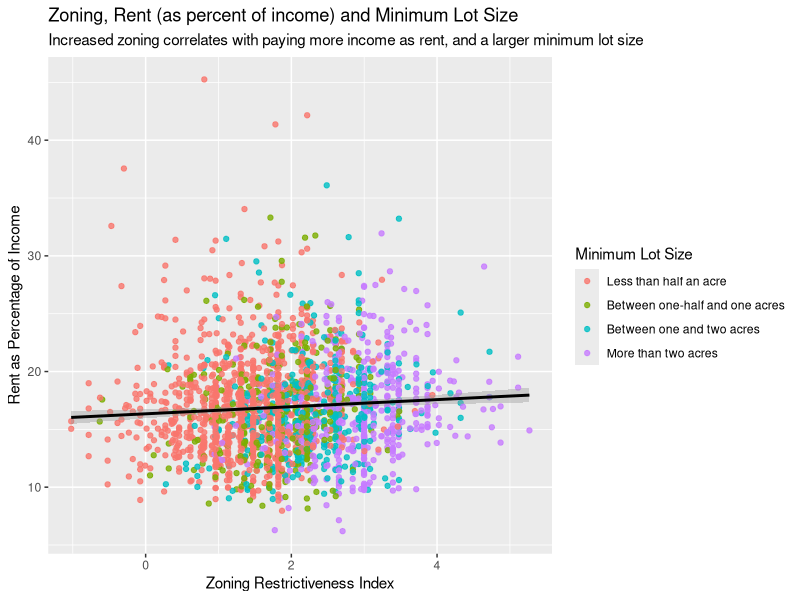
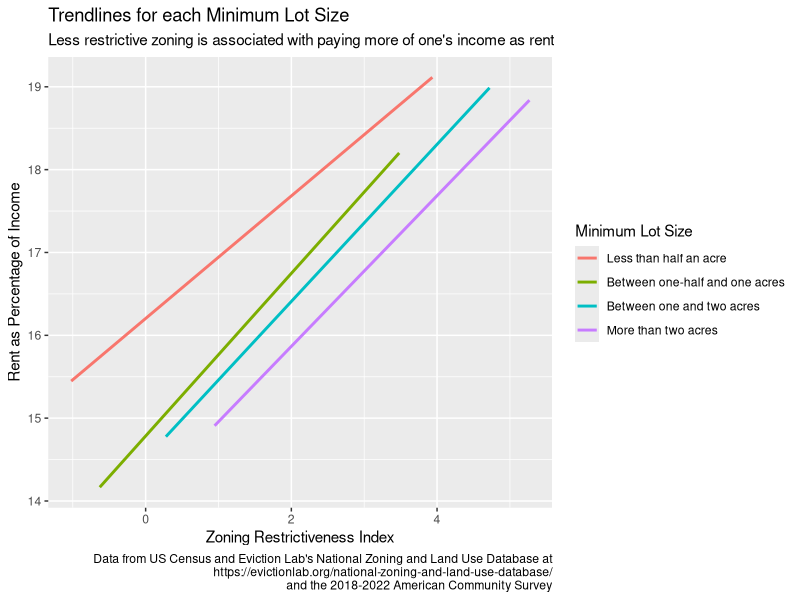
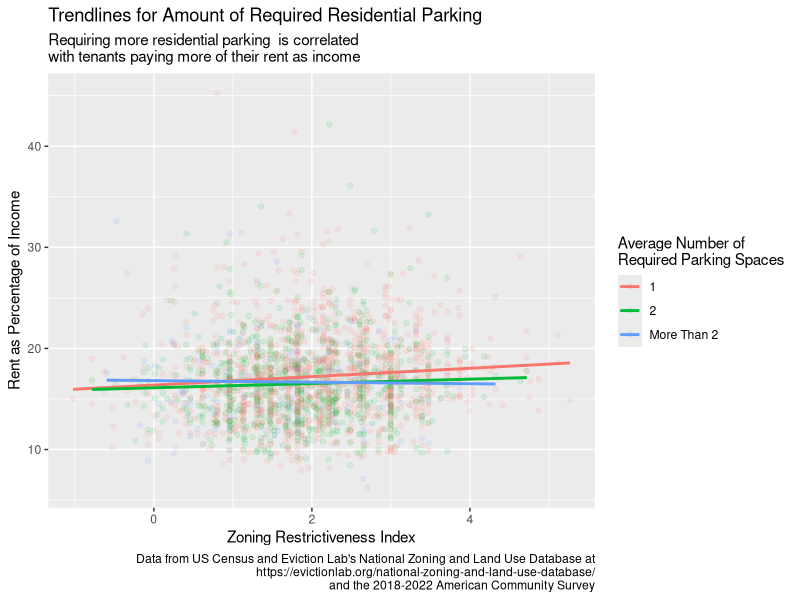
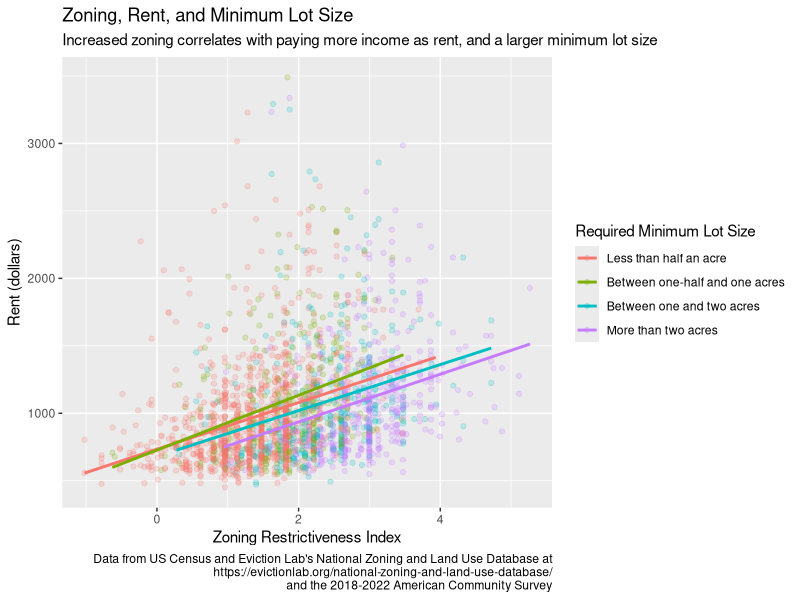
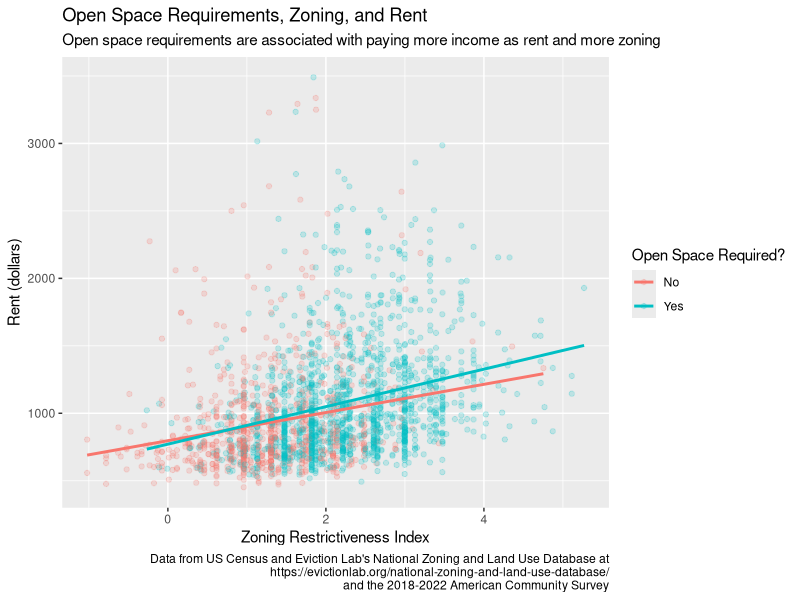
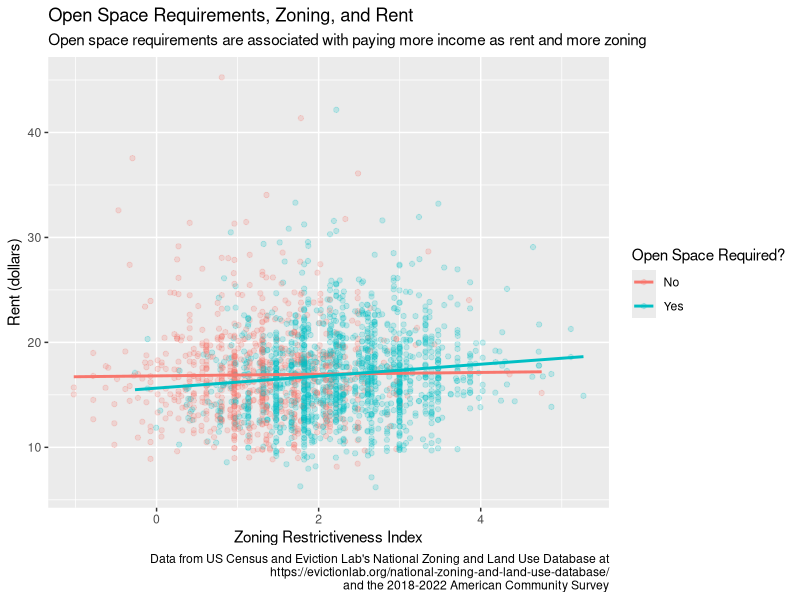
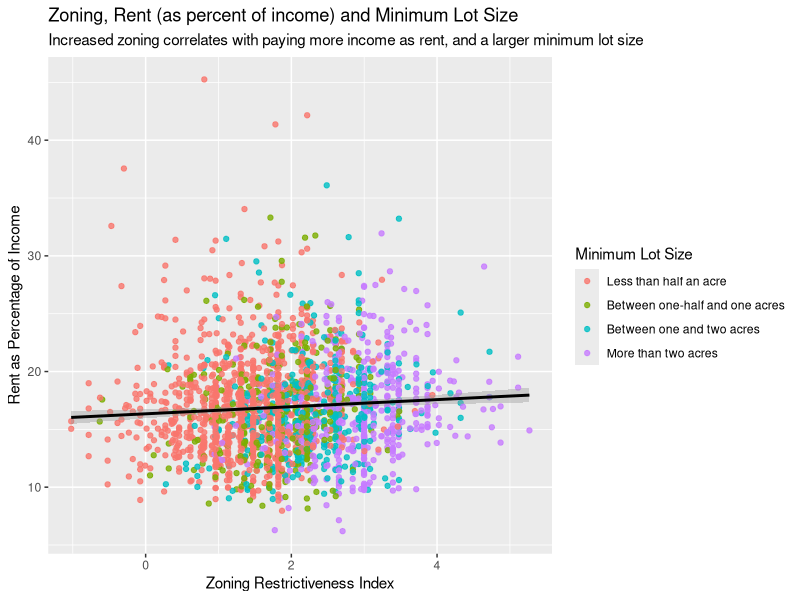
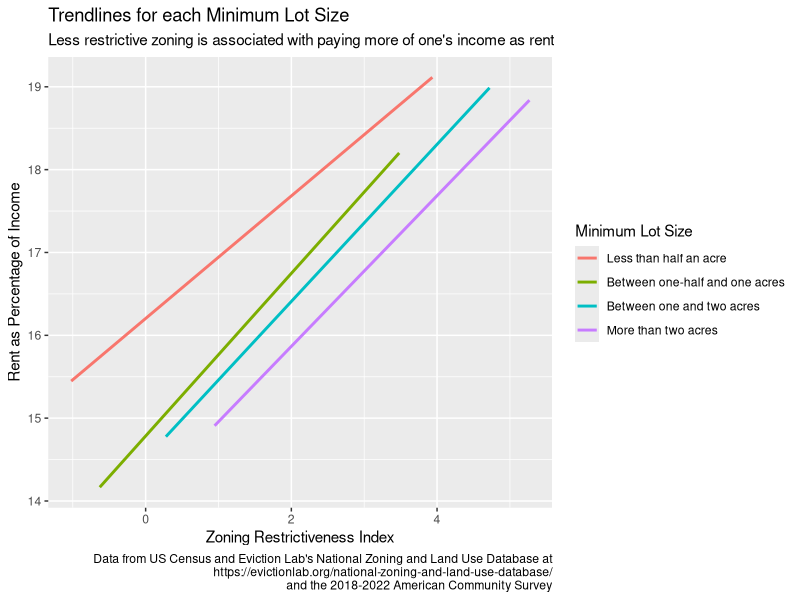

These figures' R source, in order:
## ---- chunk 1
#| message: false
#| label: setup

#gridExtra needed for building one of the final graphs)
library(tidyverse)
library(gridExtra)
## ---- chunk 2
#| message: false
#| label: data_reading


#nzlud_muni.csv from https://github.com/mtmleczko/nzlud, other data obtained using tidycensus in dataset_builder.qmd

zoning_data <- read.csv("data/nzlud_muni.csv")

rent_data <- read.csv("data/rent_data.csv") |>
  rename_at("estimate", ~"avg_rent_est")

income_data <- read_csv("data/income_data.csv") |>
  mutate(GEOID = as.numeric(GEOID)) |>
  rename_at("estimate", ~"avg_income_est") 


## ---- chunk 3
#| message: false
#| label: data_combining

zoning_plus_rent <- zoning_data |>
  left_join(rent_data, join_by(GEOID)) 

#Doing separate calls to join as doing all at once causes error

zoning_plus_income <- zoning_plus_rent |>
  left_join(income_data, join_by(GEOID))

## ---- chunk 4
#| message: false
#| label: data_tidying

#dominant_min_lot is made to capture municipalities where one type of minimum lot size predominates, don't want municipalities evenly split between two types in graph so as not to muddy trends

zoning_tidied <- zoning_plus_income |> 
  drop_na(avg_income_est, avg_rent_est) |>
  mutate(
    rent_percent_income = avg_rent_est / avg_income_est * 100 * 12, #This gives the what percent of average income the average rent costs
    dominant_min_lot = case_when(
      half_acre_less > 0.7 ~ "Less than half an acre",
      half_acre_more > 0.7 ~ "Between one-half and one acres",
      one_acre_more > 0.7 ~ "Between one and two acres",
      two_acre_more > 0.7 ~ "More than two acres",
      TRUE ~ "None"
    ))
## ---- chunk 5
#| message: false
#| label: main_plot_construction

#Variables to determine axis boundaries so all 4 graphs have the same x and y axis
x_limits <- range(zoning_tidied$zri, na.rm = TRUE)
y_limits <- range(zoning_tidied$rent_percent_income, na.rm = TRUE)

#Did 4 plots based on possible minimum lot size values in the dataset as there's a clear interesting outlier when graphed
#Used zri (the Zoning Restrictiveness Index from Eviction Labs) as all the zoning variables I tried plotting had too little effect on rent individually to make an interesting plot, while the combined index does. 
#Used "rent as percent of income" to help adjust for the fact high rents are often indicative of high possible incomes
less_half_lot_graph <- zoning_tidied |> 
  filter(dominant_min_lot == "Less than half an acre") |>
  ggplot(aes(x = zri,
             y = rent_percent_income)) +
  geom_point(color = "orange") +
  geom_smooth(method=lm, color = "black") +
  theme(legend.position = "none") +
  xlim(x_limits) +
  ylim(y_limits) + 
  labs(
    title = "Minimum Lot Size is Less than Half an Acre",
    x = "Zoning Restrictiveness Index",
    y = "Rent as Percentage of Income"
  )

half_to_one_lot_graph <- zoning_tidied |> 
  filter(dominant_min_lot == "Between one-half and one acres") |>
  ggplot(aes(x = zri,
             y = rent_percent_income)) +
  geom_point(color = "green") +
  geom_smooth(method=lm, color = "black") +
  theme(legend.position = "none") +
  xlim(x_limits) +
  ylim(y_limits) + 
  labs(
    title = "Minimum Lot Size is Between Half an Acre and One Acre",
    x = "Zoning Restrictiveness Index",
    y = "Rent as Percentage of Income"
  )

one_to_two_lot_graph <- zoning_tidied |> 
  filter(dominant_min_lot == "Between one and two acres") |>
  ggplot(aes(x = zri,
             y = rent_percent_income)) +
  geom_point(color = "aquamarine3") +
  geom_smooth(method=lm, color = "black") +
  theme(legend.position = "none") +
  xlim(x_limits) +
  ylim(y_limits) +
  labs(
    title = "Minimum Lot Size is Between One and Two Acres",
    x = "Zoning Restrictiveness Index",
    y = "Rent as Percentage of Income"
  )

two_plus_lot_graph <- zoning_tidied |> 
  filter(dominant_min_lot == "More than two acres") |>
  ggplot(aes(x = zri,
             y = rent_percent_income)) +
  geom_point(color = "violet") +
  geom_smooth(method=lm, color = "black") +
  theme(legend.position = "none") +
  xlim(x_limits) +
  ylim(y_limits) +
  labs(
    title = "Minimum Lot Size is More than Two Acres",
    x = "Zoning Restrictiveness Index",
    y = "Rent as Percentage of Income",
    caption = "Data from US Census and Eviction Lab's National Zoning and Land Use Database at\n https://evictionlab.org/national-zoning-and-land-use-database/\n and the 2018-2022 American Community Survey"
  )

minimum_lot_size_comparison <- arrangeGrob(less_half_lot_graph, half_to_one_lot_graph, one_to_two_lot_graph, two_plus_lot_graph, ncol=2)
ggsave("minimum_lot_size_comparison.png", minimum_lot_size_comparison, width = 12, height = 12)


## ---- chunk 6
#| message: false
#| label: all_min_lot_size

zoning_tidied$dominant_min_lot <- factor(zoning_tidied$dominant_min_lot, levels = c("Less than half an acre",
                               "Between one-half and one acres",
                               "Between one and two acres",
                               "More than two acres"))


combined_zoning <- zoning_tidied |> 
  ggplot(aes(x = zri,
             y = rent_percent_income,
             color = dominant_min_lot)) +
  geom_point(alpha = 0.8) +
  geom_smooth(method=lm, color = "black") +
  xlim(x_limits) +
  ylim(y_limits) + 
  labs(
    title = "Zoning, Rent (as percent of income) and Minimum Lot Size",
    subtitle = "Increased zoning correlates with paying more income as rent, and a larger minimum lot size",
    color = "Minimum Lot Size",
    x = "Zoning Restrictiveness Index",
    y = "Rent as Percentage of Income",
  )

combined_zoning
ggsave("minimum_lot_size_combined.png", combined_zoning)


## ---- chunk 7
#| message: false
#| label: all_trendline


all_trendline_graph <- zoning_tidied |> 
  ggplot(aes(x = zri,
             y = rent_percent_income,
             color = dominant_min_lot)) +
  geom_smooth(method=lm, se = FALSE) +
  labs(
    title = "Trendlines for each Minimum Lot Size",
    subtitle = "Less restrictive zoning is associated with paying more of one's income as rent",
    x = "Zoning Restrictiveness Index",
    y = "Rent as Percentage of Income",
    color = "Minimum Lot Size",
    caption = "Data from US Census and Eviction Lab's National Zoning and Land Use Database at\n https://evictionlab.org/national-zoning-and-land-use-database/\n and the 2018-2022 American Community Survey"
  )

all_trendline_graph
ggsave("all_trendline_graph.png", all_trendline_graph)

## ---- chunk 8
#| message: false
#| label: parking_mode


mode_parking_graph <- zoning_tidied |> 
  mutate(parking_mode_case = case_when(
    parking_mode > 2 ~ "More Than 2",
    parking_mode == 2 ~ "2",
    parking_mode == 1 ~ "1")) |>
  filter(!is.na(parking_mode_case)) |>
  ggplot(aes(x = zri,
             y = rent_percent_income,
             color = parking_mode_case)) +
  geom_point(alpha = 0.1) + 
  geom_smooth(method=lm, se = FALSE) +
  labs(
    title = "Trendlines for Amount of Required Residential Parking",
    subtitle = "Requiring more residential parking  is correlated \nwith tenants paying more of their rent as income",
    x = "Zoning Restrictiveness Index",
    y = "Rent as Percentage of Income",
    color = "Average Number of \nRequired Parking Spaces",
    caption = "Data from US Census and Eviction Lab's National Zoning and Land Use Database at\n https://evictionlab.org/national-zoning-and-land-use-database/\n and the 2018-2022 American Community Survey"
  )

mode_parking_graph
ggsave("mode_parking.png", mode_parking_graph)
## ---- chunk 9
#| message: false
#| label: unadjusted_rent


raw_rent_graph <- zoning_tidied |> 
  ggplot(aes(x = zri,
             y = avg_rent_est,
             color = dominant_min_lot)) +
  geom_point(alpha = 0.2) + 
  geom_smooth(method=lm, se = FALSE) +
  labs(
    title = "Zoning, Rent, and Minimum Lot Size",
    subtitle = "Increased zoning correlates with paying more income as rent, and a larger minimum lot size",
    x = "Zoning Restrictiveness Index",
    y = "Rent (dollars)",
    color = "Required Minimum Lot Size",
    caption = "Data from US Census and Eviction Lab's National Zoning and Land Use Database at\n https://evictionlab.org/national-zoning-and-land-use-database/\n and the 2018-2022 American Community Survey"
  )


raw_rent_graph
ggsave("raw_rent_graph.png", raw_rent_graph)

## ---- chunk 10
#| message: false
#| label: open_space

open_space_graph <- zoning_tidied |> 
  mutate(req_open = case_when(
    open_space == 1 ~ "Yes",
    open_space == 0 ~ "No")) |>
  ggplot(aes(x = zri,
             y = avg_rent_est,
             color = req_open)) +
  geom_point(alpha = 0.2) + 
  geom_smooth(method=lm, se = FALSE) +
  labs(
    title = "Open Space Requirements, Zoning, and Rent",
    subtitle = "Open space requirements are associated with paying more income as rent and more zoning",
    x = "Zoning Restrictiveness Index",
    y = "Rent (dollars)",
    color = "Open Space Required?",
    caption = "Data from US Census and Eviction Lab's National Zoning and Land Use Database at\n https://evictionlab.org/national-zoning-and-land-use-database/\n and the 2018-2022 American Community Survey"
  )
  
open_space_graph
ggsave("open_space_graph.png", open_space_graph)
## ---- chunk 11
#| message: false
#| label: open_space_perc

open_space_perc_graph <- zoning_tidied |> 
  mutate(req_open = case_when(
    open_space == 1 ~ "Yes",
    open_space == 0 ~ "No")) |>
  ggplot(aes(x = zri,
             y = rent_percent_income,
             color = req_open)) +
  geom_point(alpha = 0.2) + 
  geom_smooth(method=lm, se = FALSE) +
  labs(
    title = "Open Space Requirements, Zoning, and Rent",
    subtitle = "Open space requirements are associated with paying more income as rent and more zoning",
    x = "Zoning Restrictiveness Index",
    y = "Rent (dollars)",
    color = "Open Space Required?",
    caption = "Data from US Census and Eviction Lab's National Zoning and Land Use Database at\n https://evictionlab.org/national-zoning-and-land-use-database/\n and the 2018-2022 American Community Survey"
  )
  
open_space_perc_graph
